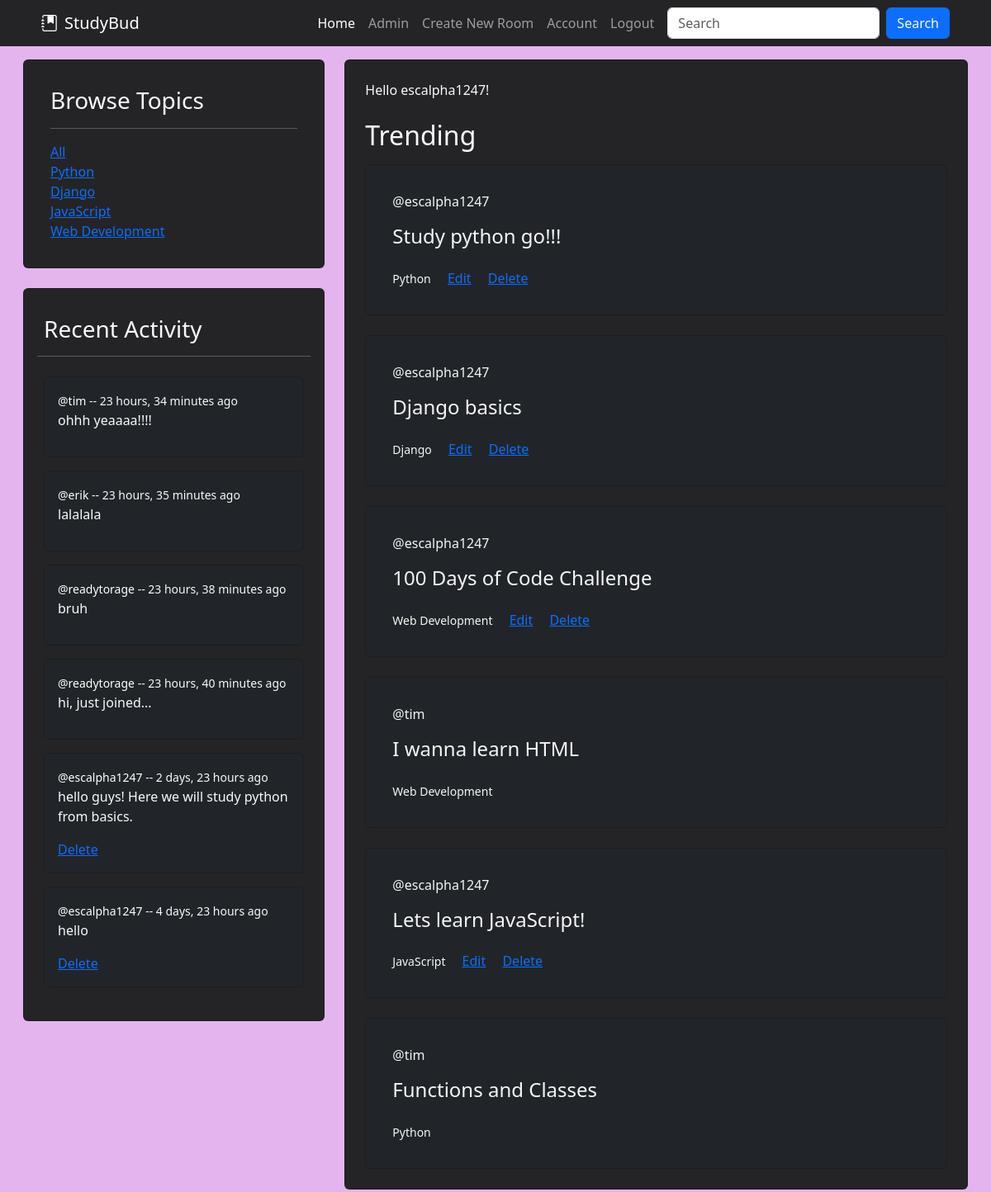
The app's page / (signed in), older data.
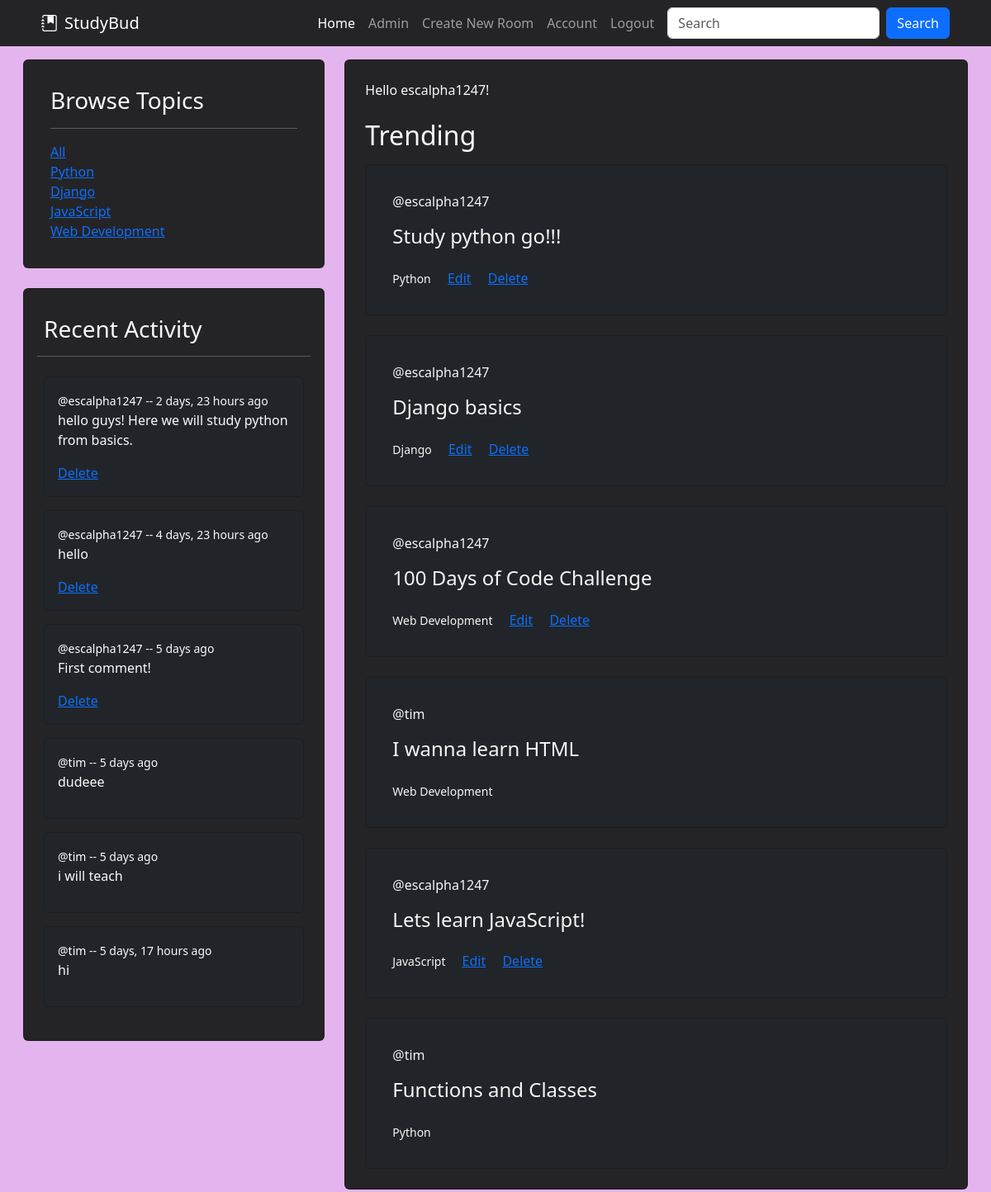
The same page, newer data.
### base/models.py (models this page shows, shortened)
class Topic(models.Model):
    name = models.CharField(max_length=200)

class Message(models.Model):
    user = models.ForeignKey(User, on_delete=models.CASCADE)
    room = models.ForeignKey(Room, on_delete=models.CASCADE) # This will delete all messages in a room after the room is deleted.
    body = models.TextField() # required
    updated = models.DateTimeField(auto_now=True) # takes snapshot everytime its saved
    created = models.DateTimeField(auto_now_add=True) # only takes snapshot when saved first time
    class Meta:
        ordering = ['-updated', '-created']
    def __str__(self):
        return self.body[0:50] # we want only first 50 messages for preview

class Room(models.Model):
    host = models.ForeignKey(User, on_delete=models.SET_NULL, null=True)
    topic = models.ForeignKey(Topic, on_delete=models.SET_NULL, null=True)
    name = models.CharField(max_length=200)
    description = models.TextField(null=True, blank=True) # Null is allowed, by default is false!
    participants = models.ManyToManyField(User, related_name='participants', blank=True)
    updated = models.DateTimeField(auto_now=True) # takes snapshot everytime its saved
    created = models.DateTimeField(auto_now_add=True) # only takes snapshot when saved first time
    class Meta:
        ordering = ['-updated', '-created'] # '-' sign makes newer one come at top

### base/views.py (the view)
# urls.py: path('', views.home, name="home"),
def home(request):
    q = request.GET.get('q') if request.GET.get('q') != None else ''
    rooms = Room.objects.filter(
        Q(topic__name__icontains=q) |
        Q(name__icontains=q) |
        Q(host__username__icontains=q) |
        Q(description__icontains=q)
    )
    topics = Topic.objects.all()
    room_messages = Message.objects.filter(Q(room__name__icontains=q))[:6]
    room_count = rooms.count()
    context = {'rooms': rooms, 'topics':topics, 'room_count':room_count, 'room_messages':room_messages}
    return render(request, 'base/home.html', context)

### base/templates/base/home.html (shortened to what this page needs)
{% extends 'main.html' %}
{% block content %}
<section class="container-fluid text-light" style="width: 100%;">
    <div class="row p-3">
        <div name="sidebar" class="container col-sm-4">
            {% include 'base/topics_comp.html' %}
            {% include 'base/activity_comp.html' %}
        </div>
        <div class="container col-sm-8">
            <div class="card" style="background-color: #242426;width: 3fr">
                {%if request.user.is_authenticated%}
                <p class="text-light px-4 pt-4 pb-0">Hello {{request.user}}!</p>
                {%endif%}
                <h2 class="text-light px-4 py-2">Trending</h2>
                {% include 'base/feed_comp.html' %}
            </div>
        </div>
    </div>
</section>
{% endblock content %}

### base/templates/base/topics_comp.html
<div class="container px-0 pb-4">
    <div class="card container text-light p-3" style="background-color: #242426;width: 1fr;">
        <div class="card-body">
            <h3 class="card-title">Browse Topics</h3>
            <hr />
            <div class="card-link">
                <a href="?q=">All</a>
            </div>
            {% for topic in topics %}
            <div class="card-link ms-auto">
                <a href="?q={{topic.name}}">{{ topic.name }}</a>
            </div>
            {% endfor %}
        </div>
    </div>
</div>

### base/templates/base/activity_comp.html (shortened to what this page needs)
<div class="container px-0 pb-4" style="width: 1fr;">
    <div class="card container text-light p-3" style="background-color: #242426;">
        <div class="card-body px-0">
            <h3 class="card-title px-2">Recent Activity</h3>
            <hr />
            {% for message in room_messages %}
                <div class="container-fluid p-2">
                    <div class="card bg-dark text-light">
                        <div class="card-body">
                            <small class="card-link"><a href="{% url 'profile' message.user.id %}" class="links">@{{message.user}}</a> -- {{message.created|timesince}} ago</small>
                            <p>{{message}}</p>
                            {% if request.user == message.user %}
                            <a href="{% url 'delete-message' message.id %}" class="card-link">Delete</a>
                            {%endif%}
                        </div>
                    </div>
                </div>
            {% endfor %}
        </div>
    </div>
</div>

### base/templates/base/feed_comp.html
<div class="row px-4">
    {% for room in rooms %}
    <div class="container pb-4">
        <div class="card bg-dark text-light p-3">
            <div class="card-body">
                <span class="card-link"><a style="color: whitesmoke; text-decoration: none;" href="{% url 'profile' room.host.id %}">@{{ room.host.username }}</a></span>
                <h4 class="card-title py-3">
                    <a href="{% url 'room' room.id %}" style="color: whitesmoke; text-decoration: none;" class="">{{ room.name }}</a>
                </h4>
                <small class="card-subtitle card-link mb-2 text-light"><a style="color: whitesmoke; text-decoration: none;" href="{% url 'home' %}?q={{room.topic.name}}">{{ room.topic.name }}</a></small>
                {% if request.user == room.host %}
                <a href="{% url 'update-room' room.id %}" class="card-link">Edit</a>
                <a href="{% url 'delete-room' room.id %}" class="card-link">Delete</a>
                {% endif %}
            </div>
        </div>
    </div>
    {% endfor %}
</div>

Row changes from the older to the newer data that the page shows:
removed Message: user "tim", created "23 hours, 34 minutes", body "ohhh yeaaaa!!!!"
removed Message: user "erik", created "23 hours, 35 minutes", body "lalalala"
removed Message: user "readytorage", created "23 hours, 38 minutes", body "bruh"
removed Message: user "readytorage", created "23 hours, 40 minutes", body "hi, just joined..."
now on this page (row unchanged): Message: user "escalpha1247", created "5 days", body "First comment!", shows "Delete"
now on this page (row unchanged): Message: user "tim", created "5 days", body "dudeee"
now on this page (row unchanged): Message: user "tim", created "5 days", body "i will teach"
now on this page (row unchanged): Message: user "tim", created "5 days, 17 hours", body "hi"
